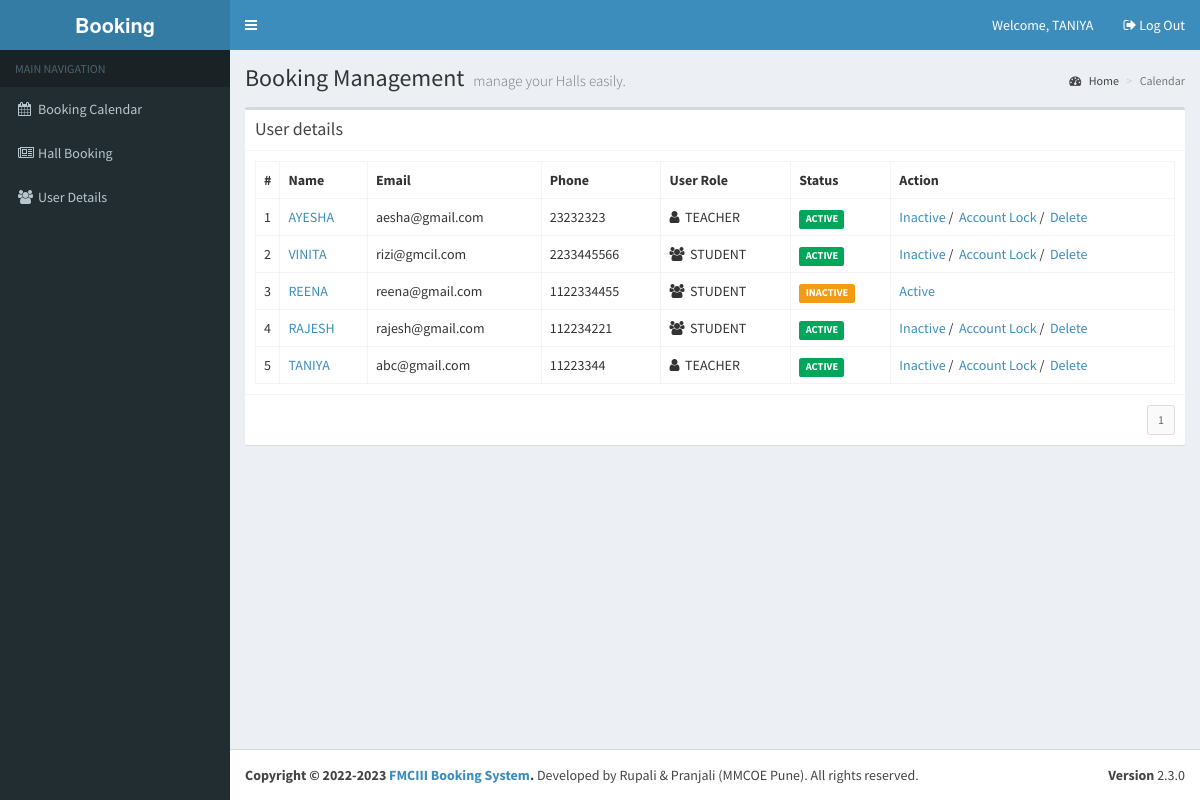
The page /event-management/views/?v=USERS (signed in) on the database its author committed.
### tables this page shows
CREATE TABLE `tbl_users` (
  `id` int(10) NOT NULL,
  `name` varchar(100) NOT NULL,
  `pwd` varchar(200) NOT NULL,
  `address` varchar(250) NOT NULL,
  `phone` varchar(20) NOT NULL,
  `email` varchar(100) NOT NULL,
  `type` varchar(10) NOT NULL,
  `status` varchar(10) NOT NULL,
  `bdate` varchar(100) NOT NULL
);

### event-management/views/index.php (called while the page is built, shortened)
<?php
require_once '../library/functions.php';
require_once '../include/template.php';
?>

### event-management/library/database.php (called while the page is built, shortened)
<?php
require_once 'config.php';
$dbConn = mysqli_connect ($dbHost, $dbUser, $dbPass,$dbName);
function dbQuery($sql)
{
	global $dbConn;
	$result = mysqli_query($dbConn,$sql);
	return $result;
}
function dbFetchAssoc($result)
{
	return mysqli_fetch_assoc($result);
}
function dbNumRows($result)
{
	return mysqli_num_rows($result);
}
?>

### event-management/views/userlist.php (the view, shortened to what this page needs)
<?php
$records = getUserRecords();
$utype = '';
$type = $_SESSION['calendar_fd_user']['type'];
if($type == 'admin' || $type == 'teacher') {
	$utype = 'on';
}
?>
<div class="col-md-12">
  <div class="box">
    <div class="box-header with-border">
      <h3 class="box-title">User details</h3>
    </div>
    <div class="box-body">
      <table class="table table-bordered">
        <tr>
          <th style="width: 10px">#</th>
          <th>Name</th>
          <th>Email</th>
          <th>Phone</th>
          <th>User Role</th>
          <th style="width: 100px">Status</th>
          <?php if($utype == 'on') { ?>
		  <th>Action</th>
		  <?php } ?>
        </tr>
        <?php
	  $idx = 1;
	  foreach($records as $rec) {
	  	extract($rec);
		$stat = '';
		if($status == "active") {$stat = 'success';}
		else if($status == "lock") {$stat = 'warning';}
		else if($status == "inactive") {$stat = 'warning';}
		else if($status == "delete") {$stat = 'danger';}
		?>
        <tr>
          <td><?php echo $idx++; ?></td>
          <td><a href="<?php echo WEB_ROOT; ?>views/?v=USER&ID=<?php echo $user_id; ?>"><?php echo strtoupper($user_name); ?></a></td>
          <td><?php echo $user_email; ?></td>
          <td><?php echo $user_phone; ?></td>
          <td>
		  <i class="fa <?php echo $type == 'teacher' ? 'fa-user' : 'fa-users' ; ?>" aria-hidden="true"></i>&nbsp;&nbsp;<?php echo strtoupper($type); ?></i></td>
          <td><span class="label label-<?php echo $stat; ?>"><?php echo strtoupper($status); ?></span></td>
          <?php if($utype == 'on') { ?>
		  <td><?php if($status == "active") {?>
            <a href="javascript:status('<?php echo $user_id ?>', 'inactive');">Inactive</a>&nbsp;/
			&nbsp;<a href="javascript:status('<?php echo $user_id ?>', 'lock');">Account Lock</a>&nbsp;/
			&nbsp;<a href="javascript:status('<?php echo $user_id ?>', 'delete');">Delete</a>
            <?php } else { ?>
			<a href="javascript:status('<?php echo $user_id ?>', 'active');">Active</a>
			<?php } ?>
          </td>
		  <?php }?>
        </tr>
        <?php } ?>
      </table>
    </div>
    <div class="box-footer clearfix">
      <?php echo generatePagination(); ?> </div>
  </div>
</div>

### rows shown on the page
tbl_users: name "AYESHA", email "aesha@gmail.com", phone "23232323", type "TEACHER", status "ACTIVE"
tbl_users: name "VINITA", email "rizi@gmcil.com", phone "2233445566", type "STUDENT", status "ACTIVE"
tbl_users: name "REENA", email "reena@gmail.com", phone "1122334455", type "STUDENT", status "INACTIVE"
tbl_users: name "RAJESH", email "rajesh@gmail.com", phone "112234221", type "STUDENT", status "ACTIVE"
tbl_users: name "TANIYA", email "abc@gmail.com", phone "11223344", type "TEACHER", status "ACTIVE"

### other values the page prints
$_SESSION['calendar_fd_user']['name'] "TANIYA"
